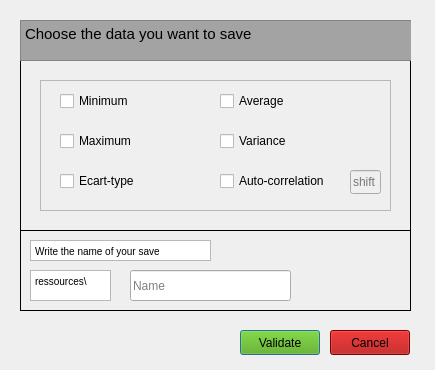
<?xml version="1.0" encoding="UTF-8"?>
<ui version="4.0">
 <class>savewindow</class>
 <widget class="QDialog" name="savewindow">
  <property name="geometry">
   <rect>
    <x>0</x>
    <y>0</y>
    <width>435</width>
    <height>370</height>
   </rect>
  </property>
  <property name="minimumSize">
   <size>
    <width>435</width>
    <height>370</height>
   </size>
  </property>
  <property name="maximumSize">
   <size>
    <width>435</width>
    <height>370</height>
   </size>
  </property>
  <property name="windowTitle">
   <string>Save Window</string>
  </property>
  <property name="whatsThis">
   <string>&lt;!DOCTYPE HTML PUBLIC &quot;-//W3C//DTD HTML 4.0//EN&quot; &quot;http://www.w3.org/TR/REC-html40/strict.dtd&quot;&gt;
&lt;html&gt;&lt;head&gt;&lt;meta name=&quot;qrichtext&quot; content=&quot;1&quot; /&gt;&lt;style type=&quot;text/css&quot;&gt;
p, li { white-space: pre-wrap; }
&lt;/style&gt;&lt;/head&gt;&lt;body style=&quot; font-family:'MS Shell Dlg 2'; font-size:8pt; font-weight:400; font-style:normal;&quot;&gt;
&lt;p style=&quot; margin-top:0px; margin-bottom:0px; margin-left:0px; margin-right:0px; -qt-block-indent:0; text-indent:0px;&quot;&gt;First, you have to select which statistics you want.&lt;/p&gt;
&lt;p style=&quot; margin-top:0px; margin-bottom:0px; margin-left:0px; margin-right:0px; -qt-block-indent:0; text-indent:0px;&quot;&gt;Then, choose your departure.&lt;/p&gt;
&lt;p style=&quot; margin-top:0px; margin-bottom:0px; margin-left:0px; margin-right:0px; -qt-block-indent:0; text-indent:0px;&quot;&gt;Finally, enter the name of the output file.&lt;/p&gt;
&lt;p style=&quot; margin-top:0px; margin-bottom:0px; margin-left:0px; margin-right:0px; -qt-block-indent:0; text-indent:0px;&quot;&gt;&lt;a name=&quot;gen-h1-1-00000001&quot;&gt;&lt;/a&gt;&lt;span style=&quot; font-family:'Source Sans Pro','Roboto','San Francisco','Segoe UI','sans-serif'; font-size:xx-large; color:#373637;&quot;&gt;⚠&lt;/span&gt;The '\' character is forbidden in the name of file.&lt;/p&gt;
&lt;p style=&quot;-qt-paragraph-type:empty; margin-top:0px; margin-bottom:0px; margin-left:0px; margin-right:0px; -qt-block-indent:0; text-indent:0px; font-family:'Source Sans Pro','Roboto','San Francisco','Segoe UI','sans-serif'; font-size:xx-large; color:#373637;&quot;&gt;&lt;br /&gt;&lt;/p&gt;&lt;/body&gt;&lt;/html&gt;</string>
  </property>
  <widget class="QFrame" name="frame">
   <property name="geometry">
    <rect>
     <x>20</x>
     <y>20</y>
     <width>391</width>
     <height>211</height>
    </rect>
   </property>
   <property name="frameShape">
    <enum>QFrame::Box</enum>
   </property>
   <property name="frameShadow">
    <enum>QFrame::Plain</enum>
   </property>
   <widget class="QTextBrowser" name="Display_title">
    <property name="geometry">
     <rect>
      <x>0</x>
      <y>0</y>
      <width>641</width>
      <height>41</height>
     </rect>
    </property>
    <property name="palette">
     <palette>
      <active>
       <colorrole role="WindowText">
        <brush brushstyle="SolidPattern">
         <color alpha="255">
          <red>0</red>
          <green>0</green>
          <blue>0</blue>
         </color>
        </brush>
       </colorrole>
       <colorrole role="Button">
        <brush brushstyle="SolidPattern">
         <color alpha="255">
          <red>170</red>
          <green>170</green>
          <blue>170</blue>
         </color>
        </brush>
       </colorrole>
       <colorrole role="Light">
        <brush brushstyle="SolidPattern">
         <color alpha="255">
          <red>255</red>
          <green>255</green>
          <blue>255</blue>
         </color>
        </brush>
       </colorrole>
       <colorrole role="Midlight">
        <brush brushstyle="SolidPattern">
         <color alpha="255">
          <red>212</red>
          <green>212</green>
          <blue>212</blue>
         </color>
        </brush>
       </colorrole>
       <colorrole role="Dark">
        <brush brushstyle="SolidPattern">
         <color alpha="255">
          <red>85</red>
          <green>85</green>
          <blue>85</blue>
         </color>
        </brush>
       </colorrole>
       <colorrole role="Mid">
        <brush brushstyle="SolidPattern">
         <color alpha="255">
          <red>113</red>
          <green>113</green>
          <blue>113</blue>
         </color>
        </brush>
       </colorrole>
       <colorrole role="Text">
        <brush brushstyle="SolidPattern">
         <color alpha="255">
          <red>0</red>
          <green>0</green>
          <blue>0</blue>
         </color>
        </brush>
       </colorrole>
       <colorrole role="BrightText">
        <brush brushstyle="SolidPattern">
         <color alpha="255">
          <red>255</red>
          <green>255</green>
          <blue>255</blue>
         </color>
        </brush>
       </colorrole>
       <colorrole role="ButtonText">
        <brush brushstyle="SolidPattern">
         <color alpha="255">
          <red>0</red>
          <green>0</green>
          <blue>0</blue>
         </color>
        </brush>
       </colorrole>
       <colorrole role="Base">
        <brush brushstyle="SolidPattern">
         <color alpha="255">
          <red>163</red>
          <green>163</green>
          <blue>163</blue>
         </color>
        </brush>
       </colorrole>
       <colorrole role="Window">
        <brush brushstyle="SolidPattern">
         <color alpha="255">
          <red>170</red>
          <green>170</green>
          <blue>170</blue>
         </color>
        </brush>
       </colorrole>
       <colorrole role="Shadow">
        <brush brushstyle="SolidPattern">
         <color alpha="255">
          <red>0</red>
          <green>0</green>
          <blue>0</blue>
         </color>
        </brush>
       </colorrole>
       <colorrole role="AlternateBase">
        <brush brushstyle="SolidPattern">
         <color alpha="255">
          <red>212</red>
          <green>212</green>
          <blue>212</blue>
         </color>
        </brush>
       </colorrole>
       <colorrole role="ToolTipBase">
        <brush brushstyle="SolidPattern">
         <color alpha="255">
          <red>255</red>
          <green>255</green>
          <blue>220</blue>
         </color>
        </brush>
       </colorrole>
       <colorrole role="ToolTipText">
        <brush brushstyle="SolidPattern">
         <color alpha="255">
          <red>0</red>
          <green>0</green>
          <blue>0</blue>
         </color>
        </brush>
       </colorrole>
       <colorrole role="PlaceholderText">
        <brush brushstyle="SolidPattern">
         <color alpha="128">
          <red>0</red>
          <green>0</green>
          <blue>0</blue>
         </color>
        </brush>
       </colorrole>
      </active>
      <inactive>
       <colorrole role="WindowText">
        <brush brushstyle="SolidPattern">
         <color alpha="255">
          <red>0</red>
          <green>0</green>
          <blue>0</blue>
         </color>
        </brush>
       </colorrole>
       <colorrole role="Button">
        <brush brushstyle="SolidPattern">
         <color alpha="255">
          <red>170</red>
          <green>170</green>
          <blue>170</blue>
         </color>
        </brush>
       </colorrole>
       <colorrole role="Light">
        <brush brushstyle="SolidPattern">
         <color alpha="255">
          <red>255</red>
          <green>255</green>
          <blue>255</blue>
         </color>
        </brush>
       </colorrole>
       <colorrole role="Midlight">
        <brush brushstyle="SolidPattern">
         <color alpha="255">
          <red>212</red>
          <green>212</green>
          <blue>212</blue>
         </color>
        </brush>
       </colorrole>
       <colorrole role="Dark">
        <brush brushstyle="SolidPattern">
         <color alpha="255">
          <red>85</red>
          <green>85</green>
          <blue>85</blue>
         </color>
        </brush>
       </colorrole>
       <colorrole role="Mid">
        <brush brushstyle="SolidPattern">
         <color alpha="255">
          <red>113</red>
          <green>113</green>
          <blue>113</blue>
         </color>
        </brush>
       </colorrole>
       <colorrole role="Text">
        <brush brushstyle="SolidPattern">
         <color alpha="255">
          <red>0</red>
          <green>0</green>
          <blue>0</blue>
         </color>
        </brush>
       </colorrole>
       <colorrole role="BrightText">
        <brush brushstyle="SolidPattern">
         <color alpha="255">
          <red>255</red>
          <green>255</green>
          <blue>255</blue>
         </color>
        </brush>
       </colorrole>
       <colorrole role="ButtonText">
        <brush brushstyle="SolidPattern">
         <color alpha="255">
          <red>0</red>
          <green>0</green>
          <blue>0</blue>
         </color>
        </brush>
       </colorrole>
       <colorrole role="Base">
        <brush brushstyle="SolidPattern">
         <color alpha="255">
          <red>163</red>
          <green>163</green>
          <blue>163</blue>
         </color>
        </brush>
       </colorrole>
       <colorrole role="Window">
        <brush brushstyle="SolidPattern">
         <color alpha="255">
          <red>170</red>
          <green>170</green>
          <blue>170</blue>
         </color>
        </brush>
       </colorrole>
       <colorrole role="Shadow">
        <brush brushstyle="SolidPattern">
         <color alpha="255">
          <red>0</red>
          <green>0</green>
          <blue>0</blue>
         </color>
        </brush>
       </colorrole>
       <colorrole role="AlternateBase">
        <brush brushstyle="SolidPattern">
         <color alpha="255">
          <red>212</red>
          <green>212</green>
          <blue>212</blue>
         </color>
        </brush>
       </colorrole>
       <colorrole role="ToolTipBase">
        <brush brushstyle="SolidPattern">
         <color alpha="255">
          <red>255</red>
          <green>255</green>
          <blue>220</blue>
         </color>
        </brush>
       </colorrole>
       <colorrole role="ToolTipText">
        <brush brushstyle="SolidPattern">
         <color alpha="255">
          <red>0</red>
          <green>0</green>
          <blue>0</blue>
         </color>
        </brush>
       </colorrole>
       <colorrole role="PlaceholderText">
        <brush brushstyle="SolidPattern">
         <color alpha="128">
          <red>0</red>
          <green>0</green>
          <blue>0</blue>
         </color>
        </brush>
       </colorrole>
      </inactive>
      <disabled>
       <colorrole role="WindowText">
        <brush brushstyle="SolidPattern">
         <color alpha="255">
          <red>85</red>
          <green>85</green>
          <blue>85</blue>
         </color>
        </brush>
       </colorrole>
       <colorrole role="Button">
        <brush brushstyle="SolidPattern">
         <color alpha="255">
          <red>170</red>
          <green>170</green>
          <blue>170</blue>
         </color>
        </brush>
       </colorrole>
       <colorrole role="Light">
        <brush brushstyle="SolidPattern">
         <color alpha="255">
          <red>255</red>
          <green>255</green>
          <blue>255</blue>
         </color>
        </brush>
       </colorrole>
       <colorrole role="Midlight">
        <brush brushstyle="SolidPattern">
         <color alpha="255">
          <red>212</red>
          <green>212</green>
          <blue>212</blue>
         </color>
        </brush>
       </colorrole>
       <colorrole role="Dark">
        <brush brushstyle="SolidPattern">
         <color alpha="255">
          <red>85</red>
          <green>85</green>
          <blue>85</blue>
         </color>
        </brush>
       </colorrole>
       <colorrole role="Mid">
        <brush brushstyle="SolidPattern">
         <color alpha="255">
          <red>113</red>
          <green>113</green>
          <blue>113</blue>
         </color>
        </brush>
       </colorrole>
       <colorrole role="Text">
        <brush brushstyle="SolidPattern">
         <color alpha="255">
          <red>85</red>
          <green>85</green>
          <blue>85</blue>
         </color>
        </brush>
       </colorrole>
       <colorrole role="BrightText">
        <brush brushstyle="SolidPattern">
         <color alpha="255">
          <red>255</red>
          <green>255</green>
          <blue>255</blue>
         </color>
        </brush>
       </colorrole>
       <colorrole role="ButtonText">
        <brush brushstyle="SolidPattern">
         <color alpha="255">
          <red>85</red>
          <green>85</green>
          <blue>85</blue>
         </color>
        </brush>
       </colorrole>
       <colorrole role="Base">
        <brush brushstyle="SolidPattern">
         <color alpha="255">
          <red>170</red>
          <green>170</green>
          <blue>170</blue>
         </color>
        </brush>
       </colorrole>
       <colorrole role="Window">
        <brush brushstyle="SolidPattern">
         <color alpha="255">
          <red>170</red>
          <green>170</green>
          <blue>170</blue>
         </color>
        </brush>
       </colorrole>
       <colorrole role="Shadow">
        <brush brushstyle="SolidPattern">
         <color alpha="255">
          <red>0</red>
          <green>0</green>
          <blue>0</blue>
         </color>
        </brush>
       </colorrole>
       <colorrole role="AlternateBase">
        <brush brushstyle="SolidPattern">
         <color alpha="255">
          <red>170</red>
          <green>170</green>
          <blue>170</blue>
         </color>
        </brush>
       </colorrole>
       <colorrole role="ToolTipBase">
        <brush brushstyle="SolidPattern">
         <color alpha="255">
          <red>255</red>
          <green>255</green>
          <blue>220</blue>
         </color>
        </brush>
       </colorrole>
       <colorrole role="ToolTipText">
        <brush brushstyle="SolidPattern">
         <color alpha="255">
          <red>0</red>
          <green>0</green>
          <blue>0</blue>
         </color>
        </brush>
       </colorrole>
       <colorrole role="PlaceholderText">
        <brush brushstyle="SolidPattern">
         <color alpha="128">
          <red>0</red>
          <green>0</green>
          <blue>0</blue>
         </color>
        </brush>
       </colorrole>
      </disabled>
     </palette>
    </property>
    <property name="html">
     <string>&lt;!DOCTYPE HTML PUBLIC &quot;-//W3C//DTD HTML 4.0//EN&quot; &quot;http://www.w3.org/TR/REC-html40/strict.dtd&quot;&gt;
&lt;html&gt;&lt;head&gt;&lt;meta name=&quot;qrichtext&quot; content=&quot;1&quot; /&gt;&lt;style type=&quot;text/css&quot;&gt;
p, li { white-space: pre-wrap; }
&lt;/style&gt;&lt;/head&gt;&lt;body style=&quot; font-family:'MS Shell Dlg 2'; font-size:7.8pt; font-weight:400; font-style:normal;&quot;&gt;
&lt;p style=&quot; margin-top:0px; margin-bottom:0px; margin-left:0px; margin-right:0px; -qt-block-indent:0; text-indent:0px;&quot;&gt;&lt;span style=&quot; font-size:11pt;&quot;&gt;Choose the data you want to save&lt;/span&gt;&lt;/p&gt;&lt;/body&gt;&lt;/html&gt;</string>
    </property>
   </widget>
   <widget class="QFrame" name="frame_2">
    <property name="geometry">
     <rect>
      <x>20</x>
      <y>60</y>
      <width>351</width>
      <height>131</height>
     </rect>
    </property>
    <property name="frameShape">
     <enum>QFrame::StyledPanel</enum>
    </property>
    <property name="frameShadow">
     <enum>QFrame::Raised</enum>
    </property>
    <widget class="QCheckBox" name="CheckBox_Minimum">
     <property name="geometry">
      <rect>
       <x>20</x>
       <y>10</y>
       <width>83</width>
       <height>22</height>
      </rect>
     </property>
     <property name="text">
      <string>Minimum</string>
     </property>
    </widget>
    <widget class="QCheckBox" name="CheckBox_Moyenne">
     <property name="geometry">
      <rect>
       <x>180</x>
       <y>10</y>
       <width>83</width>
       <height>22</height>
      </rect>
     </property>
     <property name="text">
      <string>Average</string>
     </property>
    </widget>
    <widget class="QCheckBox" name="CheckBox_Variance">
     <property name="geometry">
      <rect>
       <x>180</x>
       <y>50</y>
       <width>83</width>
       <height>22</height>
      </rect>
     </property>
     <property name="text">
      <string>Variance</string>
     </property>
    </widget>
    <widget class="QCheckBox" name="CheckBox_Autocor">
     <property name="geometry">
      <rect>
       <x>180</x>
       <y>90</y>
       <width>121</width>
       <height>22</height>
      </rect>
     </property>
     <property name="text">
      <string>Auto-correlation</string>
     </property>
    </widget>
    <widget class="QCheckBox" name="CheckBox_Maximum">
     <property name="geometry">
      <rect>
       <x>20</x>
       <y>50</y>
       <width>83</width>
       <height>22</height>
      </rect>
     </property>
     <property name="text">
      <string>Maximum</string>
     </property>
    </widget>
    <widget class="QCheckBox" name="CheckBox_Ecarttype">
     <property name="geometry">
      <rect>
       <x>20</x>
       <y>90</y>
       <width>83</width>
       <height>22</height>
      </rect>
     </property>
     <property name="text">
      <string>Ecart-type</string>
     </property>
    </widget>
    <widget class="QLineEdit" name="lineEdit">
     <property name="enabled">
      <bool>false</bool>
     </property>
     <property name="geometry">
      <rect>
       <x>310</x>
       <y>90</y>
       <width>31</width>
       <height>24</height>
      </rect>
     </property>
     <property name="placeholderText">
      <string>shift</string>
     </property>
    </widget>
   </widget>
   <zorder>frame_2</zorder>
   <zorder>Display_title</zorder>
  </widget>
  <widget class="QPushButton" name="Button_valide">
   <property name="geometry">
    <rect>
     <x>240</x>
     <y>330</y>
     <width>80</width>
     <height>25</height>
    </rect>
   </property>
   <property name="palette">
    <palette>
     <active>
      <colorrole role="WindowText">
       <brush brushstyle="SolidPattern">
        <color alpha="255">
         <red>0</red>
         <green>0</green>
         <blue>0</blue>
        </color>
       </brush>
      </colorrole>
      <colorrole role="Button">
       <brush brushstyle="SolidPattern">
        <color alpha="255">
         <red>85</red>
         <green>170</green>
         <blue>0</blue>
        </color>
       </brush>
      </colorrole>
      <colorrole role="Light">
       <brush brushstyle="SolidPattern">
        <color alpha="255">
         <red>128</red>
         <green>255</green>
         <blue>0</blue>
        </color>
       </brush>
      </colorrole>
      <colorrole role="Midlight">
       <brush brushstyle="SolidPattern">
        <color alpha="255">
         <red>106</red>
         <green>212</green>
         <blue>0</blue>
        </color>
       </brush>
      </colorrole>
      <colorrole role="Dark">
       <brush brushstyle="SolidPattern">
        <color alpha="255">
         <red>43</red>
         <green>85</green>
         <blue>0</blue>
        </color>
       </brush>
      </colorrole>
      <colorrole role="Mid">
       <brush brushstyle="SolidPattern">
        <color alpha="255">
         <red>57</red>
         <green>113</green>
         <blue>0</blue>
        </color>
       </brush>
      </colorrole>
      <colorrole role="Text">
       <brush brushstyle="SolidPattern">
        <color alpha="255">
         <red>0</red>
         <green>0</green>
         <blue>0</blue>
        </color>
       </brush>
      </colorrole>
      <colorrole role="BrightText">
       <brush brushstyle="SolidPattern">
        <color alpha="255">
         <red>255</red>
         <green>255</green>
         <blue>255</blue>
        </color>
       </brush>
      </colorrole>
      <colorrole role="ButtonText">
       <brush brushstyle="SolidPattern">
        <color alpha="255">
         <red>0</red>
         <green>0</green>
         <blue>0</blue>
        </color>
       </brush>
      </colorrole>
      <colorrole role="Base">
       <brush brushstyle="SolidPattern">
        <color alpha="255">
         <red>255</red>
         <green>255</green>
         <blue>255</blue>
        </color>
       </brush>
      </colorrole>
      <colorrole role="Window">
       <brush brushstyle="SolidPattern">
        <color alpha="255">
         <red>85</red>
         <green>170</green>
         <blue>0</blue>
        </color>
       </brush>
      </colorrole>
      <colorrole role="Shadow">
       <brush brushstyle="SolidPattern">
        <color alpha="255">
         <red>0</red>
         <green>0</green>
         <blue>0</blue>
        </color>
       </brush>
      </colorrole>
      <colorrole role="AlternateBase">
       <brush brushstyle="SolidPattern">
        <color alpha="255">
         <red>170</red>
         <green>212</green>
         <blue>127</blue>
        </color>
       </brush>
      </colorrole>
      <colorrole role="ToolTipBase">
       <brush brushstyle="SolidPattern">
        <color alpha="255">
         <red>255</red>
         <green>255</green>
         <blue>220</blue>
        </color>
       </brush>
      </colorrole>
      <colorrole role="ToolTipText">
       <brush brushstyle="SolidPattern">
        <color alpha="255">
         <red>0</red>
         <green>0</green>
         <blue>0</blue>
        </color>
       </brush>
      </colorrole>
      <colorrole role="PlaceholderText">
       <brush brushstyle="SolidPattern">
        <color alpha="128">
         <red>0</red>
         <green>0</green>
         <blue>0</blue>
        </color>
       </brush>
      </colorrole>
     </active>
     <inactive>
      <colorrole role="WindowText">
       <brush brushstyle="SolidPattern">
        <color alpha="255">
         <red>0</red>
         <green>0</green>
         <blue>0</blue>
        </color>
       </brush>
      </colorrole>
      <colorrole role="Button">
       <brush brushstyle="SolidPattern">
        <color alpha="255">
         <red>85</red>
         <green>170</green>
         <blue>0</blue>
        </color>
       </brush>
      </colorrole>
      <colorrole role="Light">
       <brush brushstyle="SolidPattern">
        <color alpha="255">
         <red>128</red>
         <green>255</green>
         <blue>0</blue>
        </color>
       </brush>
      </colorrole>
      <colorrole role="Midlight">
       <brush brushstyle="SolidPattern">
        <color alpha="255">
         <red>106</red>
         <green>212</green>
         <blue>0</blue>
        </color>
       </brush>
      </colorrole>
      <colorrole role="Dark">
       <brush brushstyle="SolidPattern">
        <color alpha="255">
         <red>43</red>
         <green>85</green>
         <blue>0</blue>
        </color>
       </brush>
      </colorrole>
      <colorrole role="Mid">
       <brush brushstyle="SolidPattern">
        <color alpha="255">
         <red>57</red>
         <green>113</green>
         <blue>0</blue>
        </color>
       </brush>
      </colorrole>
      <colorrole role="Text">
       <brush brushstyle="SolidPattern">
        <color alpha="255">
         <red>0</red>
         <green>0</green>
         <blue>0</blue>
        </color>
       </brush>
      </colorrole>
      <colorrole role="BrightText">
       <brush brushstyle="SolidPattern">
        <color alpha="255">
         <red>255</red>
         <green>255</green>
         <blue>255</blue>
        </color>
       </brush>
      </colorrole>
      <colorrole role="ButtonText">
       <brush brushstyle="SolidPattern">
        <color alpha="255">
         <red>0</red>
         <green>0</green>
         <blue>0</blue>
        </color>
       </brush>
      </colorrole>
      <colorrole role="Base">
       <brush brushstyle="SolidPattern">
        <color alpha="255">
         <red>255</red>
         <green>255</green>
         <blue>255</blue>
        </color>
       </brush>
      </colorrole>
      <colorrole role="Window">
       <brush brushstyle="SolidPattern">
        <color alpha="255">
         <red>85</red>
         <green>170</green>
         <blue>0</blue>
        </color>
       </brush>
      </colorrole>
      <colorrole role="Shadow">
       <brush brushstyle="SolidPattern">
        <color alpha="255">
         <red>0</red>
         <green>0</green>
         <blue>0</blue>
        </color>
       </brush>
      </colorrole>
      <colorrole role="AlternateBase">
       <brush brushstyle="SolidPattern">
        <color alpha="255">
         <red>170</red>
         <green>212</green>
         <blue>127</blue>
        </color>
       </brush>
      </colorrole>
      <colorrole role="ToolTipBase">
       <brush brushstyle="SolidPattern">
        <color alpha="255">
         <red>255</red>
         <green>255</green>
         <blue>220</blue>
        </color>
       </brush>
      </colorrole>
      <colorrole role="ToolTipText">
       <brush brushstyle="SolidPattern">
        <color alpha="255">
         <red>0</red>
         <green>0</green>
         <blue>0</blue>
        </color>
       </brush>
      </colorrole>
      <colorrole role="PlaceholderText">
       <brush brushstyle="SolidPattern">
        <color alpha="128">
         <red>0</red>
         <green>0</green>
         <blue>0</blue>
        </color>
       </brush>
      </colorrole>
     </inactive>
     <disabled>
      <colorrole role="WindowText">
       <brush brushstyle="SolidPattern">
        <color alpha="255">
         <red>43</red>
         <green>85</green>
         <blue>0</blue>
        </color>
       </brush>
      </colorrole>
      <colorrole role="Button">
       <brush brushstyle="SolidPattern">
        <color alpha="255">
         <red>85</red>
         <green>170</green>
         <blue>0</blue>
        </color>
       </brush>
      </colorrole>
      <colorrole role="Light">
       <brush brushstyle="SolidPattern">
        <color alpha="255">
         <red>128</red>
         <green>255</green>
         <blue>0</blue>
        </color>
       </brush>
      </colorrole>
      <colorrole role="Midlight">
       <brush brushstyle="SolidPattern">
        <color alpha="255">
         <red>106</red>
         <green>212</green>
         <blue>0</blue>
        </color>
       </brush>
      </colorrole>
      <colorrole role="Dark">
       <brush brushstyle="SolidPattern">
        <color alpha="255">
         <red>43</red>
         <green>85</green>
         <blue>0</blue>
        </color>
       </brush>
      </colorrole>
      <colorrole role="Mid">
       <brush brushstyle="SolidPattern">
        <color alpha="255">
         <red>57</red>
         <green>113</green>
         <blue>0</blue>
        </color>
       </brush>
      </colorrole>
      <colorrole role="Text">
       <brush brushstyle="SolidPattern">
        <color alpha="255">
         <red>43</red>
         <green>85</green>
         <blue>0</blue>
        </color>
       </brush>
      </colorrole>
      <colorrole role="BrightText">
       <brush brushstyle="SolidPattern">
        <color alpha="255">
         <red>255</red>
         <green>255</green>
         <blue>255</blue>
        </color>
       </brush>
      </colorrole>
      <colorrole role="ButtonText">
       <brush brushstyle="SolidPattern">
        <color alpha="255">
         <red>43</red>
         <green>85</green>
         <blue>0</blue>
        </color>
       </brush>
      </colorrole>
      <colorrole role="Base">
       <brush brushstyle="SolidPattern">
        <color alpha="255">
         <red>85</red>
         <green>170</green>
         <blue>0</blue>
        </color>
       </brush>
      </colorrole>
      <colorrole role="Window">
       <brush brushstyle="SolidPattern">
        <color alpha="255">
         <red>85</red>
         <green>170</green>
         <blue>0</blue>
        </color>
       </brush>
      </colorrole>
      <colorrole role="Shadow">
       <brush brushstyle="SolidPattern">
        <color alpha="255">
         <red>0</red>
         <green>0</green>
         <blue>0</blue>
        </color>
       </brush>
      </colorrole>
      <colorrole role="AlternateBase">
       <brush brushstyle="SolidPattern">
        <color alpha="255">
         <red>85</red>
         <green>170</green>
         <blue>0</blue>
        </color>
       </brush>
      </colorrole>
      <colorrole role="ToolTipBase">
       <brush brushstyle="SolidPattern">
        <color alpha="255">
         <red>255</red>
         <green>255</green>
         <blue>220</blue>
        </color>
       </brush>
      </colorrole>
      <colorrole role="ToolTipText">
       <brush brushstyle="SolidPattern">
        <color alpha="255">
         <red>0</red>
         <green>0</green>
         <blue>0</blue>
        </color>
       </brush>
      </colorrole>
      <colorrole role="PlaceholderText">
       <brush brushstyle="SolidPattern">
        <color alpha="128">
         <red>0</red>
         <green>0</green>
         <blue>0</blue>
        </color>
       </brush>
      </colorrole>
     </disabled>
    </palette>
   </property>
   <property name="font">
    <font>
     <weight>50</weight>
     <bold>false</bold>
    </font>
   </property>
   <property name="autoFillBackground">
    <bool>false</bool>
   </property>
   <property name="text">
    <string>Validate</string>
   </property>
   <property name="autoDefault">
    <bool>true</bool>
   </property>
   <property name="default">
    <bool>false</bool>
   </property>
   <property name="flat">
    <bool>false</bool>
   </property>
  </widget>
  <widget class="QPushButton" name="Button_cancel">
   <property name="geometry">
    <rect>
     <x>330</x>
     <y>330</y>
     <width>80</width>
     <height>25</height>
    </rect>
   </property>
   <property name="palette">
    <palette>
     <active>
      <colorrole role="WindowText">
       <brush brushstyle="SolidPattern">
        <color alpha="255">
         <red>0</red>
         <green>0</green>
         <blue>0</blue>
        </color>
       </brush>
      </colorrole>
      <colorrole role="Button">
       <brush brushstyle="SolidPattern">
        <color alpha="255">
         <red>170</red>
         <green>0</green>
         <blue>0</blue>
        </color>
       </brush>
      </colorrole>
      <colorrole role="Light">
       <brush brushstyle="SolidPattern">
        <color alpha="255">
         <red>255</red>
         <green>0</green>
         <blue>0</blue>
        </color>
       </brush>
      </colorrole>
      <colorrole role="Midlight">
       <brush brushstyle="SolidPattern">
        <color alpha="255">
         <red>212</red>
         <green>0</green>
         <blue>0</blue>
        </color>
       </brush>
      </colorrole>
      <colorrole role="Dark">
       <brush brushstyle="SolidPattern">
        <color alpha="255">
         <red>85</red>
         <green>0</green>
         <blue>0</blue>
        </color>
       </brush>
      </colorrole>
      <colorrole role="Mid">
       <brush brushstyle="SolidPattern">
        <color alpha="255">
         <red>113</red>
         <green>0</green>
         <blue>0</blue>
        </color>
       </brush>
      </colorrole>
      <colorrole role="Text">
       <brush brushstyle="SolidPattern">
        <color alpha="255">
         <red>0</red>
         <green>0</green>
         <blue>0</blue>
        </color>
       </brush>
      </colorrole>
      <colorrole role="BrightText">
       <brush brushstyle="SolidPattern">
        <color alpha="255">
         <red>255</red>
         <green>255</green>
         <blue>255</blue>
        </color>
       </brush>
      </colorrole>
      <colorrole role="ButtonText">
       <brush brushstyle="SolidPattern">
        <color alpha="255">
         <red>0</red>
         <green>0</green>
         <blue>0</blue>
        </color>
       </brush>
      </colorrole>
      <colorrole role="Base">
       <brush brushstyle="SolidPattern">
        <color alpha="255">
         <red>255</red>
         <green>255</green>
         <blue>255</blue>
        </color>
       </brush>
      </colorrole>
      <colorrole role="Window">
       <brush brushstyle="SolidPattern">
        <color alpha="255">
         <red>170</red>
         <green>0</green>
         <blue>0</blue>
        </color>
       </brush>
      </colorrole>
      <colorrole role="Shadow">
       <brush brushstyle="SolidPattern">
        <color alpha="255">
         <red>0</red>
         <green>0</green>
         <blue>0</blue>
        </color>
       </brush>
      </colorrole>
      <colorrole role="AlternateBase">
       <brush brushstyle="SolidPattern">
        <color alpha="255">
         <red>212</red>
         <green>127</green>
         <blue>127</blue>
        </color>
       </brush>
      </colorrole>
      <colorrole role="ToolTipBase">
       <brush brushstyle="SolidPattern">
        <color alpha="255">
         <red>255</red>
         <green>255</green>
         <blue>220</blue>
        </color>
       </brush>
      </colorrole>
      <colorrole role="ToolTipText">
       <brush brushstyle="SolidPattern">
        <color alpha="255">
         <red>0</red>
         <green>0</green>
         <blue>0</blue>
        </color>
       </brush>
      </colorrole>
      <colorrole role="PlaceholderText">
       <brush brushstyle="SolidPattern">
        <color alpha="128">
         <red>0</red>
         <green>0</green>
         <blue>0</blue>
        </color>
       </brush>
      </colorrole>
     </active>
     <inactive>
      <colorrole role="WindowText">
       <brush brushstyle="SolidPattern">
        <color alpha="255">
         <red>0</red>
         <green>0</green>
         <blue>0</blue>
        </color>
       </brush>
      </colorrole>
      <colorrole role="Button">
       <brush brushstyle="SolidPattern">
        <color alpha="255">
         <red>170</red>
         <green>0</green>
         <blue>0</blue>
        </color>
       </brush>
      </colorrole>
      <colorrole role="Light">
       <brush brushstyle="SolidPattern">
        <color alpha="255">
         <red>255</red>
         <green>0</green>
         <blue>0</blue>
        </color>
       </brush>
      </colorrole>
      <colorrole role="Midlight">
       <brush brushstyle="SolidPattern">
        <color alpha="255">
         <red>212</red>
         <green>0</green>
         <blue>0</blue>
        </color>
       </brush>
      </colorrole>
      <colorrole role="Dark">
       <brush brushstyle="SolidPattern">
        <color alpha="255">
         <red>85</red>
         <green>0</green>
         <blue>0</blue>
        </color>
       </brush>
      </colorrole>
      <colorrole role="Mid">
       <brush brushstyle="SolidPattern">
        <color alpha="255">
         <red>113</red>
         <green>0</green>
         <blue>0</blue>
        </color>
       </brush>
      </colorrole>
      <colorrole role="Text">
       <brush brushstyle="SolidPattern">
        <color alpha="255">
         <red>0</red>
         <green>0</green>
         <blue>0</blue>
        </color>
       </brush>
      </colorrole>
      <colorrole role="BrightText">
       <brush brushstyle="SolidPattern">
        <color alpha="255">
         <red>255</red>
         <green>255</green>
         <blue>255</blue>
        </color>
       </brush>
      </colorrole>
      <colorrole role="ButtonText">
       <brush brushstyle="SolidPattern">
        <color alpha="255">
         <red>0</red>
         <green>0</green>
         <blue>0</blue>
        </color>
       </brush>
      </colorrole>
      <colorrole role="Base">
       <brush brushstyle="SolidPattern">
        <color alpha="255">
         <red>255</red>
         <green>255</green>
         <blue>255</blue>
        </color>
       </brush>
      </colorrole>
      <colorrole role="Window">
       <brush brushstyle="SolidPattern">
        <color alpha="255">
         <red>170</red>
         <green>0</green>
         <blue>0</blue>
        </color>
       </brush>
      </colorrole>
      <colorrole role="Shadow">
       <brush brushstyle="SolidPattern">
        <color alpha="255">
         <red>0</red>
         <green>0</green>
         <blue>0</blue>
        </color>
       </brush>
      </colorrole>
      <colorrole role="AlternateBase">
       <brush brushstyle="SolidPattern">
        <color alpha="255">
         <red>212</red>
         <green>127</green>
         <blue>127</blue>
        </color>
       </brush>
      </colorrole>
      <colorrole role="ToolTipBase">
       <brush brushstyle="SolidPattern">
        <color alpha="255">
         <red>255</red>
         <green>255</green>
         <blue>220</blue>
        </color>
       </brush>
      </colorrole>
      <colorrole role="ToolTipText">
       <brush brushstyle="SolidPattern">
        <color alpha="255">
         <red>0</red>
         <green>0</green>
         <blue>0</blue>
        </color>
       </brush>
      </colorrole>
      <colorrole role="PlaceholderText">
       <brush brushstyle="SolidPattern">
        <color alpha="128">
         <red>0</red>
         <green>0</green>
         <blue>0</blue>
        </color>
       </brush>
      </colorrole>
     </inactive>
     <disabled>
      <colorrole role="WindowText">
       <brush brushstyle="SolidPattern">
        <color alpha="255">
         <red>85</red>
         <green>0</green>
         <blue>0</blue>
        </color>
       </brush>
      </colorrole>
      <colorrole role="Button">
       <brush brushstyle="SolidPattern">
        <color alpha="255">
         <red>170</red>
         <green>0</green>
         <blue>0</blue>
        </color>
       </brush>
      </colorrole>
      <colorrole role="Light">
       <brush brushstyle="SolidPattern">
        <color alpha="255">
         <red>255</red>
         <green>0</green>
         <blue>0</blue>
        </color>
       </brush>
      </colorrole>
      <colorrole role="Midlight">
       <brush brushstyle="SolidPattern">
        <color alpha="255">
         <red>212</red>
         <green>0</green>
         <blue>0</blue>
        </color>
       </brush>
      </colorrole>
      <colorrole role="Dark">
       <brush brushstyle="SolidPattern">
        <color alpha="255">
         <red>85</red>
         <green>0</green>
         <blue>0</blue>
        </color>
       </brush>
      </colorrole>
      <colorrole role="Mid">
       <brush brushstyle="SolidPattern">
        <color alpha="255">
         <red>113</red>
         <green>0</green>
         <blue>0</blue>
        </color>
       </brush>
      </colorrole>
      <colorrole role="Text">
       <brush brushstyle="SolidPattern">
        <color alpha="255">
         <red>85</red>
         <green>0</green>
         <blue>0</blue>
        </color>
       </brush>
      </colorrole>
      <colorrole role="BrightText">
       <brush brushstyle="SolidPattern">
        <color alpha="255">
         <red>255</red>
         <green>255</green>
         <blue>255</blue>
        </color>
       </brush>
      </colorrole>
      <colorrole role="ButtonText">
       <brush brushstyle="SolidPattern">
        <color alpha="255">
         <red>85</red>
         <green>0</green>
         <blue>0</blue>
        </color>
       </brush>
      </colorrole>
      <colorrole role="Base">
       <brush brushstyle="SolidPattern">
        <color alpha="255">
         <red>170</red>
         <green>0</green>
         <blue>0</blue>
        </color>
       </brush>
      </colorrole>
      <colorrole role="Window">
       <brush brushstyle="SolidPattern">
        <color alpha="255">
         <red>170</red>
         <green>0</green>
         <blue>0</blue>
        </color>
       </brush>
      </colorrole>
      <colorrole role="Shadow">
       <brush brushstyle="SolidPattern">
        <color alpha="255">
         <red>0</red>
         <green>0</green>
         <blue>0</blue>
        </color>
       </brush>
      </colorrole>
      <colorrole role="AlternateBase">
       <brush brushstyle="SolidPattern">
        <color alpha="255">
         <red>170</red>
         <green>0</green>
         <blue>0</blue>
        </color>
       </brush>
      </colorrole>
      <colorrole role="ToolTipBase">
       <brush brushstyle="SolidPattern">
        <color alpha="255">
         <red>255</red>
         <green>255</green>
         <blue>220</blue>
        </color>
       </brush>
      </colorrole>
      <colorrole role="ToolTipText">
       <brush brushstyle="SolidPattern">
        <color alpha="255">
         <red>0</red>
         <green>0</green>
         <blue>0</blue>
        </color>
       </brush>
      </colorrole>
      <colorrole role="PlaceholderText">
       <brush brushstyle="SolidPattern">
        <color alpha="128">
         <red>0</red>
         <green>0</green>
         <blue>0</blue>
        </color>
       </brush>
      </colorrole>
     </disabled>
    </palette>
   </property>
   <property name="text">
    <string>Cancel</string>
   </property>
  </widget>
  <widget class="QFrame" name="frame_3">
   <property name="geometry">
    <rect>
     <x>20</x>
     <y>230</y>
     <width>391</width>
     <height>81</height>
    </rect>
   </property>
   <property name="frameShape">
    <enum>QFrame::Box</enum>
   </property>
   <property name="frameShadow">
    <enum>QFrame::Plain</enum>
   </property>
   <widget class="QLineEdit" name="LineEdit_Name">
    <property name="geometry">
     <rect>
      <x>110</x>
      <y>40</y>
      <width>161</width>
      <height>31</height>
     </rect>
    </property>
    <property name="inputMask">
     <string/>
    </property>
    <property name="placeholderText">
     <string>Name</string>
    </property>
    <property name="clearButtonEnabled">
     <bool>false</bool>
    </property>
   </widget>
   <widget class="QTextBrowser" name="Display_title5">
    <property name="geometry">
     <rect>
      <x>10</x>
      <y>40</y>
      <width>81</width>
      <height>31</height>
     </rect>
    </property>
    <property name="autoFillBackground">
     <bool>false</bool>
    </property>
    <property name="frameShape">
     <enum>QFrame::StyledPanel</enum>
    </property>
    <property name="verticalScrollBarPolicy">
     <enum>Qt::ScrollBarAlwaysOff</enum>
    </property>
    <property name="horizontalScrollBarPolicy">
     <enum>Qt::ScrollBarAlwaysOff</enum>
    </property>
    <property name="html">
     <string>&lt;!DOCTYPE HTML PUBLIC &quot;-//W3C//DTD HTML 4.0//EN&quot; &quot;http://www.w3.org/TR/REC-html40/strict.dtd&quot;&gt;
&lt;html&gt;&lt;head&gt;&lt;meta name=&quot;qrichtext&quot; content=&quot;1&quot; /&gt;&lt;style type=&quot;text/css&quot;&gt;
p, li { white-space: pre-wrap; }
&lt;/style&gt;&lt;/head&gt;&lt;body style=&quot; font-family:'MS Shell Dlg 2'; font-size:7.8pt; font-weight:400; font-style:normal;&quot;&gt;
&lt;p style=&quot; margin-top:0px; margin-bottom:0px; margin-left:0px; margin-right:0px; -qt-block-indent:0; text-indent:0px;&quot;&gt;ressources\&lt;/p&gt;&lt;/body&gt;&lt;/html&gt;</string>
    </property>
    <property name="overwriteMode">
     <bool>false</bool>
    </property>
   </widget>
   <widget class="QTextBrowser" name="Display_title4">
    <property name="geometry">
     <rect>
      <x>10</x>
      <y>10</y>
      <width>181</width>
      <height>21</height>
     </rect>
    </property>
    <property name="autoFillBackground">
     <bool>false</bool>
    </property>
    <property name="frameShape">
     <enum>QFrame::StyledPanel</enum>
    </property>
    <property name="verticalScrollBarPolicy">
     <enum>Qt::ScrollBarAlwaysOff</enum>
    </property>
    <property name="html">
     <string>&lt;!DOCTYPE HTML PUBLIC &quot;-//W3C//DTD HTML 4.0//EN&quot; &quot;http://www.w3.org/TR/REC-html40/strict.dtd&quot;&gt;
&lt;html&gt;&lt;head&gt;&lt;meta name=&quot;qrichtext&quot; content=&quot;1&quot; /&gt;&lt;style type=&quot;text/css&quot;&gt;
p, li { white-space: pre-wrap; }
&lt;/style&gt;&lt;/head&gt;&lt;body style=&quot; font-family:'MS Shell Dlg 2'; font-size:7.8pt; font-weight:400; font-style:normal;&quot;&gt;
&lt;p style=&quot; margin-top:0px; margin-bottom:0px; margin-left:0px; margin-right:0px; -qt-block-indent:0; text-indent:0px;&quot;&gt;Write the name of your save&lt;/p&gt;
&lt;p style=&quot;-qt-paragraph-type:empty; margin-top:0px; margin-bottom:0px; margin-left:0px; margin-right:0px; -qt-block-indent:0; text-indent:0px;&quot;&gt;&lt;br /&gt;&lt;/p&gt;&lt;/body&gt;&lt;/html&gt;</string>
    </property>
   </widget>
  </widget>
  <zorder>frame_3</zorder>
  <zorder>frame</zorder>
  <zorder>Button_valide</zorder>
  <zorder>Button_cancel</zorder>
 </widget>
 <resources/>
 <connections>
  <connection>
   <sender>CheckBox_Autocor</sender>
   <signal>clicked(bool)</signal>
   <receiver>lineEdit</receiver>
   <slot>setEnabled(bool)</slot>
   <hints>
    <hint type="sourcelabel">
     <x>296</x>
     <y>185</y>
    </hint>
    <hint type="destinationlabel">
     <x>357</x>
     <y>185</y>
    </hint>
   </hints>
  </connection>
 </connections>
</ui>
